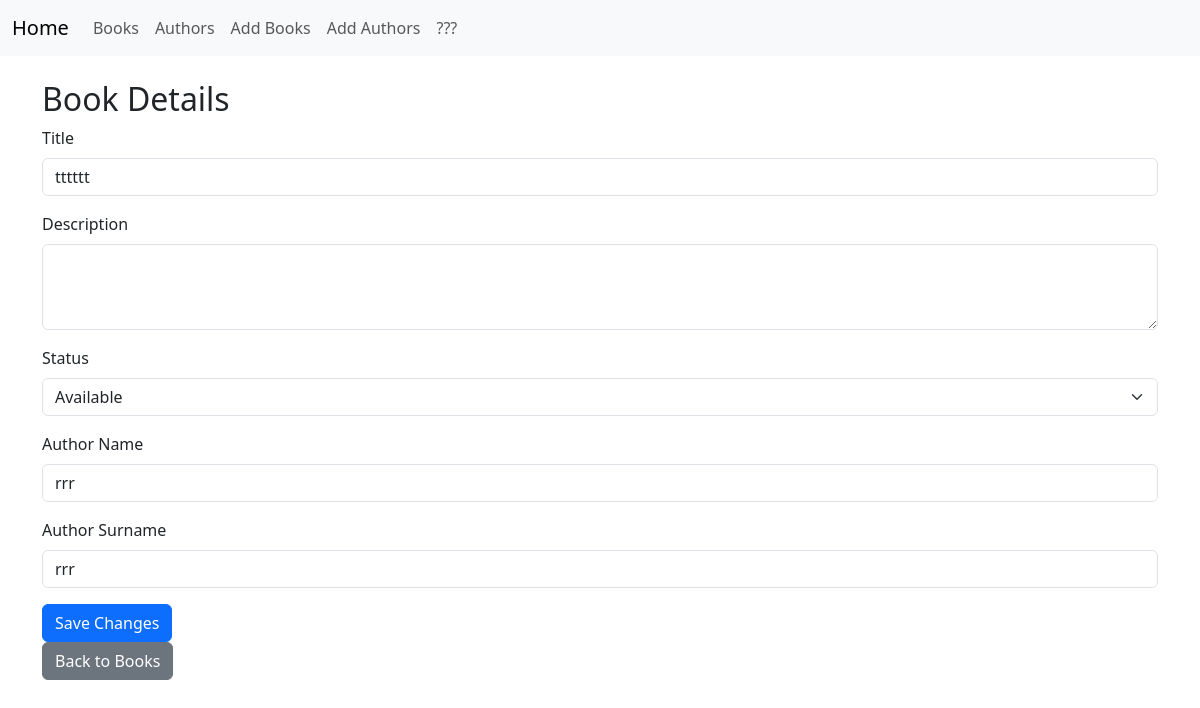
The page /books/5 on the database its author committed.
### app/models.py (models this page shows, shortened)
class Book(db.Model):
    id = db.Column(db.Integer, primary_key=True)
    title = db.Column(db.String(100), unique=True, nullable=False)
    description = db.Column(db.Text)
    status_id = db.Column(db.Integer, db.ForeignKey('status.id'))
    authors = db.relationship('Author', secondary=book_authors, backref=db.backref('books', lazy='dynamic'))
    status = db.relationship('Status', backref='book_status', lazy=True)

class Status(db.Model):
    id = db.Column(db.Integer, primary_key=True)
    available = db.Column(db.Boolean, default=True)
    borrower_name = db.Column(db.String(100))
    borrowed_date = db.Column(db.String(100))

class Author(db.Model):
    id = db.Column(db.Integer, primary_key=True)
    name = db.Column(db.String(100), nullable=False)
    surname = db.Column(db.String(100), nullable=False)
    bio = db.Column(db.Text)

### app/routes.py (the view, shortened to what this page needs)
@app.route('/books/<int:book_id>', methods=['GET', 'POST'])
def books_details(book_id):
    book = Book.query.get(book_id)
    previous_status = book.status
    return render_template('book_details.html', book=book)

### app/templates/book_details.html (shortened to what this page needs)
{% extends "index.html" %}
{% block content %}
    <h2>Book Details</h2>
    <form method="POST">
        <div class="mb-3">
            <label for="title" class="form-label">Title</label>
            <input type="text" class="form-control" id="title" name="title" value="{{ book.title }}" required>
        </div>
        <div class="mb-3">
            <label for="description" class="form-label">Description</label>
            <textarea class="form-control" id="description" name="description" rows="3" required>{{ book.description }}</textarea>
        </div>
        <div class="mb-3">
            <label for="status" class="form-label">Status</label>
            <select class="form-select" id="status" name="status">
                {% if book.status.available %}
                    <option value="available" selected>Available</option>
                {% else %}
                    <option value="available">Available</option>
                    <option value="borrowed" selected>Borrowed</option>
                {% endif %}
            </select>
        </div>
        {% for author in book.authors %}
            <div class="mb-3">
                <label for="author_name{{ loop.index }}" class="form-label">Author Name</label>
                <input type="text" class="form-control" id="author_name{{ loop.index }}" name="author_name{{ loop.index }}" value="{{ author.name }}" required>
            </div>
            <div class="mb-3">
                <label for="author_surname{{ loop.index }}" class="form-label">Author Surname</label>
                <input type="text" class="form-control" id="author_surname{{ loop.index }}" name="author_surname{{ loop.index }}" value="{{ author.surname }}" required>
            </div>
        {% endfor %}
        <button type="submit" class="btn btn-primary">Save Changes</button>
    </form>
    <a href="{{ url_for('books') }}" class="btn btn-secondary">Back to Books</a>
{% endblock %}

### rows shown on the page
Book: title "tttttt"
Status: status "Available"
Author: name "rrr", surname "rrr"
